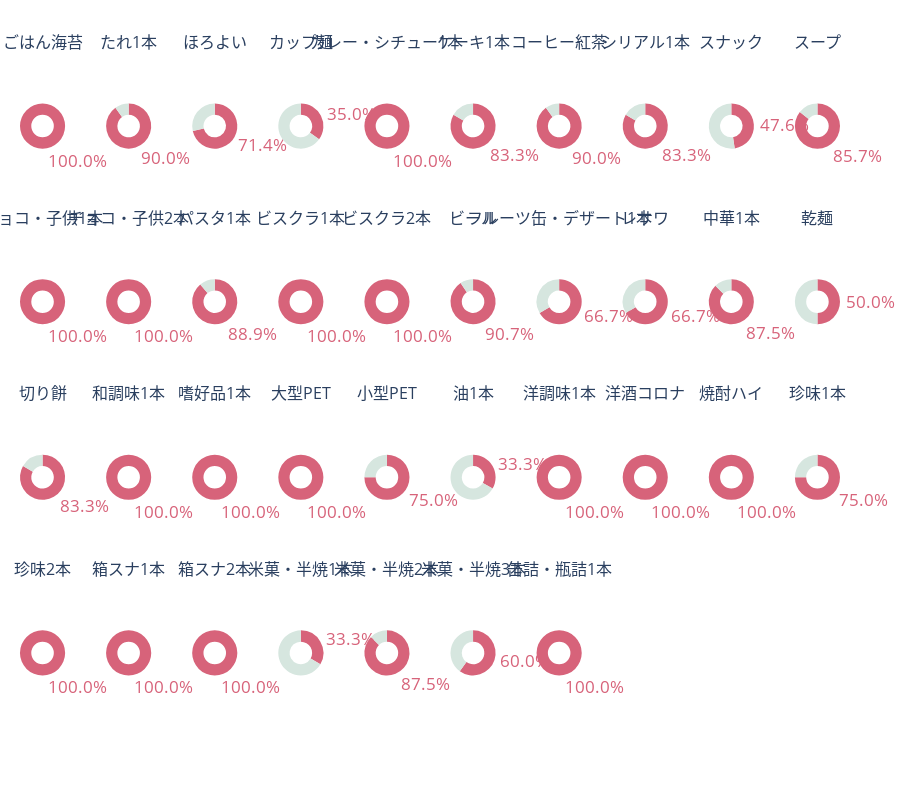

The code cell stored with this chart in its notebook:
### Code cell
# テーマごとの一致率
plan_sku = df_plan.pivot_table(index=['store_cd', 'theme'], values='jan', aggfunc=pd.Series.nunique).reset_index()
plan_and_real_sku = df_real.pivot_table(index=['theme'], values='plan_flg', aggfunc=sum).reset_index()
df_match_per_theme = pd.merge(plan_sku, plan_and_real_sku, on='theme', how='left')
df_match_per_theme = df_match_per_theme.rename(columns={'jan': 'plan_sku', 'plan_flg': 'plan_and_real_sku'})
df_match_per_theme['match_per_theme'] = df_match_per_theme['plan_and_real_sku'] / df_match_per_theme['plan_sku']
df_match_per_theme['unmatched_per_theme'] = 1 - df_match_per_theme['match_per_theme']
df = df_match_per_theme

num_cols = 10
num_rows = -(-len(df) // num_cols)  

fig = make_subplots(
    rows=num_rows, cols=num_cols, 
    specs=[[{'type': 'domain'} for _ in range(num_cols)] for _ in range(num_rows)],
    subplot_titles=[df.iloc[i,1] for i in range(len(df))],
    horizontal_spacing=0.05,  
    vertical_spacing=0.05,   
)

colors = ['#D7637A','#D6E6DF']

for i in df.index:
    labels = ['percentaile', 'whole']
    values = [df.iloc[i,4], df.iloc[i,5]]
    percent_text = f"{df.iloc[i, 4] * 100:.1f}%"
    
    fig.add_trace(
        go.Pie(
            labels=labels, 
            values=values, 
            hole=0.5, 
            marker=dict(colors=colors),
            textinfo='text', 
            text=[percent_text, ''],  
            textposition='outside', 
            hoverinfo='none',
            sort=False, 
            textfont=dict(
                size=17, 
                color='#D7637A'  
            )
        ),
        row=(i // num_cols) + 1,
        col=(i % num_cols) + 1
    )

fig.update_layout(
    height=200 * num_rows, 
    margin=dict(t=40, b=10, l=20, r=20), 
    showlegend=False
)

fig.show()

### Figure 1 — Plotly figure (JSON) as saved in the notebook; plotly's stock layout.template omitted (floating-point values rounded to 4 significant figures)
{"data": [{"domain": {"x": [0, 0.055], "y": [0.7875, 1]}, "hole": 0.5, "hoverinfo": "none", "labels": ["percentaile", "whole"], "marker": {"colors": ["#D7637A", "#D6E6DF"]}, "sort": false, "text": ["100.0%", ""], "textfont": {"color": "#D7637A", "size": 17}, "textinfo": "text", "textposition": "outside", "type": "pie", "values": [1, 0]}, {"domain": {"x": [0.105, 0.16], "y": [0.7875, 1]}, "hole": 0.5, "hoverinfo": "none", "labels": ["percentaile", "whole"], "marker": {"colors": ["#D7637A", "#D6E6DF"]}, "sort": false, "text": ["90.0%", ""], "textfont": {"color": "#D7637A", "size": 17}, "textinfo": "text", "textposition": "outside", "type": "pie", "values": [0.9, 0.1]}, {"domain": {"x": [0.21, 0.265], "y": [0.7875, 1]}, "hole": 0.5, "hoverinfo": "none", "labels": ["percentaile", "whole"], "marker": {"colors": ["#D7637A", "#D6E6DF"]}, "sort": false, "text": ["71.4%", ""], "textfont": {"color": "#D7637A", "size": 17}, "textinfo": "text", "textposition": "outside", "type": "pie", "values": [0.7143, 0.2857]}, {"domain": {"x": [0.315, 0.37], "y": [0.7875, 1]}, "hole": 0.5, "hoverinfo": "none", "labels": ["percentaile", "whole"], "marker": {"colors": ["#D7637A", "#D6E6DF"]}, "sort": false, "text": ["35.0%", ""], "textfont": {"color": "#D7637A", "size": 17}, "textinfo": "text", "textposition": "outside", "type": "pie", "values": [0.35, 0.65]}, {"domain": {"x": [0.42, 0.475], "y": [0.7875, 1]}, "hole": 0.5, "hoverinfo": "none", "labels": ["percentaile", "whole"], "marker": {"colors": ["#D7637A", "#D6E6DF"]}, "sort": false, "text": ["100.0%", ""], "textfont": {"color": "#D7637A", "size": 17}, "textinfo": "text", "textposition": "outside", "type": "pie", "values": [1, 0]}, {"domain": {"x": [0.525, 0.58], "y": [0.7875, 1]}, "hole": 0.5, "hoverinfo": "none", "labels": ["percentaile", "whole"], "marker": {"colors": ["#D7637A", "#D6E6DF"]}, "sort": false, "text": ["83.3%", ""], "textfont": {"color": "#D7637A", "size": 17}, "textinfo": "text", "textposition": "outside", "type": "pie", "values": [0.8333, 0.1667]}, {"domain": {"x": [0.63, 0.685], "y": [0.7875, 1]}, "hole": 0.5, "hoverinfo": "none", "labels": ["percentaile", "whole"], "marker": {"colors": ["#D7637A", "#D6E6DF"]}, "sort": false, "text": ["90.0%", ""], "textfont": {"color": "#D7637A", "size": 17}, "textinfo": "text", "textposition": "outside", "type": "pie", "values": [0.9, 0.1]}, {"domain": {"x": [0.735, 0.79], "y": [0.7875, 1]}, "hole": 0.5, "hoverinfo": "none", "labels": ["percentaile", "whole"], "marker": {"colors": ["#D7637A", "#D6E6DF"]}, "sort": false, "text": ["83.3%", ""], "textfont": {"color": "#D7637A", "size": 17}, "textinfo": "text", "textposition": "outside", "type": "pie", "values": [0.8333, 0.1667]}, {"domain": {"x": [0.84, 0.895], "y": [0.7875, 1]}, "hole": 0.5, "hoverinfo": "none", "labels": ["percentaile", "whole"], "marker": {"colors": ["#D7637A", "#D6E6DF"]}, "sort": false, "text": ["47.6%", ""], "textfont": {"color": "#D7637A", "size": 17}, "textinfo": "text", "textposition": "outside", "type": "pie", "values": [0.4762, 0.5238]}, {"domain": {"x": [0.945, 1], "y": [0.7875, 1]}, "hole": 0.5, "hoverinfo": "none", "labels": ["percentaile", "whole"], "marker": {"colors": ["#D7637A", "#D6E6DF"]}, "sort": false, "text": ["85.7%", ""], "textfont": {"color": "#D7637A", "size": 17}, "textinfo": "text", "textposition": "outside", "type": "pie", "values": [0.8571, 0.1429]}, {"domain": {"x": [0, 0.055], "y": [0.525, 0.7375]}, "hole": 0.5, "hoverinfo": "none", "labels": ["percentaile", "whole"], "marker": {"colors": ["#D7637A", "#D6E6DF"]}, "sort": false, "text": ["100.0%", ""], "textfont": {"color": "#D7637A", "size": 17}, "textinfo": "text", "textposition": "outside", "type": "pie", "values": [1, 0]}, {"domain": {"x": [0.105, 0.16], "y": [0.525, 0.7375]}, "hole": 0.5, "hoverinfo": "none", "labels": ["percentaile", "whole"], "marker": {"colors": ["#D7637A", "#D6E6DF"]}, "sort": false, "text": ["100.0%", ""], "textfont": {"color": "#D7637A", "size": 17}, "textinfo": "text", "textposition": "outside", "type": "pie", "values": [1, 0]}, {"domain": {"x": [0.21, 0.265], "y": [0.525, 0.7375]}, "hole": 0.5, "hoverinfo": "none", "labels": ["percentaile", "whole"], "marker": {"colors": ["#D7637A", "#D6E6DF"]}, "sort": false, "text": ["88.9%", ""], "textfont": {"color": "#D7637A", "size": 17}, "textinfo": "text", "textposition": "outside", "type": "pie", "values": [0.8889, 0.1111]}, {"domain": {"x": [0.315, 0.37], "y": [0.525, 0.7375]}, "hole": 0.5, "hoverinfo": "none", "labels": ["percentaile", "whole"], "marker": {"colors": ["#D7637A", "#D6E6DF"]}, "sort": false, "text": ["100.0%", ""], "textfont": {"color": "#D7637A", "size": 17}, "textinfo": "text", "textposition": "outside", "type": "pie", "values": [1, 0]}, {"domain": {"x": [0.42, 0.475], "y": [0.525, 0.7375]}, "hole": 0.5, "hoverinfo": "none", "labels": ["percentaile", "whole"], "marker": {"colors": ["#D7637A", "#D6E6DF"]}, "sort": false, "text": ["100.0%", ""], "textfont": {"color": "#D7637A", "size": 17}, "textinfo": "text", "textposition": "outside", "type": "pie", "values": [1, 0]}, {"domain": {"x": [0.525, 0.58], "y": [0.525, 0.7375]}, "hole": 0.5, "hoverinfo": "none", "labels": ["percentaile", "whole"], "marker": {"colors": ["#D7637A", "#D6E6DF"]}, "sort": false, "text": ["90.7%", ""], "textfont": {"color": "#D7637A", "size": 17}, "textinfo": "text", "textposition": "outside", "type": "pie", "values": [0.907, 0.09302]}, {"domain": {"x": [0.63, 0.685], "y": [0.525, 0.7375]}, "hole": 0.5, "hoverinfo": "none", "labels": ["percentaile", "whole"], "marker": {"colors": ["#D7637A", "#D6E6DF"]}, "sort": false, "text": ["66.7%", ""], "textfont": {"color": "#D7637A", "size": 17}, "textinfo": "text", "textposition": "outside", "type": "pie", "values": [0.6667, 0.3333]}, {"domain": {"x": [0.735, 0.79], "y": [0.525, 0.7375]}, "hole": 0.5, "hoverinfo": "none", "labels": ["percentaile", "whole"], "marker": {"colors": ["#D7637A", "#D6E6DF"]}, "sort": false, "text": ["66.7%", ""], "textfont": {"color": "#D7637A", "size": 17}, "textinfo": "text", "textposition": "outside", "type": "pie", "values": [0.6667, 0.3333]}, {"domain": {"x": [0.84, 0.895], "y": [0.525, 0.7375]}, "hole": 0.5, "hoverinfo": "none", "labels": ["percentaile", "whole"], "marker": {"colors": ["#D7637A", "#D6E6DF"]}, "sort": false, "text": ["87.5%", ""], "textfont": {"color": "#D7637A", "size": 17}, "textinfo": "text", "textposition": "outside", "type": "pie", "values": [0.875, 0.125]}, {"domain": {"x": [0.945, 1], "y": [0.525, 0.7375]}, "hole": 0.5, "hoverinfo": "none", "labels": ["percentaile", "whole"], "marker": {"colors": ["#D7637A", "#D6E6DF"]}, "sort": false, "text": ["50.0%", ""], "textfont": {"color": "#D7637A", "size": 17}, "textinfo": "text", "textposition": "outside", "type": "pie", "values": [0.5, 0.5]}, {"domain": {"x": [0, 0.055], "y": [0.2625, 0.475]}, "hole": 0.5, "hoverinfo": "none", "labels": ["percentaile", "whole"], "marker": {"colors": ["#D7637A", "#D6E6DF"]}, "sort": false, "text": ["83.3%", ""], "textfont": {"color": "#D7637A", "size": 17}, "textinfo": "text", "textposition": "outside", "type": "pie", "values": [0.8333, 0.1667]}, {"domain": {"x": [0.105, 0.16], "y": [0.2625, 0.475]}, "hole": 0.5, "hoverinfo": "none", "labels": ["percentaile", "whole"], "marker": {"colors": ["#D7637A", "#D6E6DF"]}, "sort": false, "text": ["100.0%", ""], "textfont": {"color": "#D7637A", "size": 17}, "textinfo": "text", "textposition": "outside", "type": "pie", "values": [1, 0]}, {"domain": {"x": [0.21, 0.265], "y": [0.2625, 0.475]}, "hole": 0.5, "hoverinfo": "none", "labels": ["percentaile", "whole"], "marker": {"colors": ["#D7637A", "#D6E6DF"]}, "sort": false, "text": ["100.0%", ""], "textfont": {"color": "#D7637A", "size": 17}, "textinfo": "text", "textposition": "outside", "type": "pie", "values": [1, 0]}, {"domain": {"x": [0.315, 0.37], "y": [0.2625, 0.475]}, "hole": 0.5, "hoverinfo": "none", "labels": ["percentaile", "whole"], "marker": {"colors": ["#D7637A", "#D6E6DF"]}, "sort": false, "text": ["100.0%", ""], "textfont": {"color": "#D7637A", "size": 17}, "textinfo": "text", "textposition": "outside", "type": "pie", "values": [1, 0]}, {"domain": {"x": [0.42, 0.475], "y": [0.2625, 0.475]}, "hole": 0.5, "hoverinfo": "none", "labels": ["percentaile", "whole"], "marker": {"colors": ["#D7637A", "#D6E6DF"]}, "sort": false, "text": ["75.0%", ""], "textfont": {"color": "#D7637A", "size": 17}, "textinfo": "text", "textposition": "outside", "type": "pie", "values": [0.75, 0.25]}, {"domain": {"x": [0.525, 0.58], "y": [0.2625, 0.475]}, "hole": 0.5, "hoverinfo": "none", "labels": ["percentaile", "whole"], "marker": {"colors": ["#D7637A", "#D6E6DF"]}, "sort": false, "text": ["33.3%", ""], "textfont": {"color": "#D7637A", "size": 17}, "textinfo": "text", "textposition": "outside", "type": "pie", "values": [0.3333, 0.6667]}, {"domain": {"x": [0.63, 0.685], "y": [0.2625, 0.475]}, "hole": 0.5, "hoverinfo": "none", "labels": ["percentaile", "whole"], "marker": {"colors": ["#D7637A", "#D6E6DF"]}, "sort": false, "text": ["100.0%", ""], "textfont": {"color": "#D7637A", "size": 17}, "textinfo": "text", "textposition": "outside", "type": "pie", "values": [1, 0]}, {"domain": {"x": [0.735, 0.79], "y": [0.2625, 0.475]}, "hole": 0.5, "hoverinfo": "none", "labels": ["percentaile", "whole"], "marker": {"colors": ["#D7637A", "#D6E6DF"]}, "sort": false, "text": ["100.0%", ""], "textfont": {"color": "#D7637A", "size": 17}, "textinfo": "text", "textposition": "outside", "type": "pie", "values": [1, 0]}, {"domain": {"x": [0.84, 0.895], "y": [0.2625, 0.475]}, "hole": 0.5, "hoverinfo": "none", "labels": ["percentaile", "whole"], "marker": {"colors": ["#D7637A", "#D6E6DF"]}, "sort": false, "text": ["100.0%", ""], "textfont": {"color": "#D7637A", "size": 17}, "textinfo": "text", "textposition": "outside", "type": "pie", "values": [1, 0]}, {"domain": {"x": [0.945, 1], "y": [0.2625, 0.475]}, "hole": 0.5, "hoverinfo": "none", "labels": ["percentaile", "whole"], "marker": {"colors": ["#D7637A", "#D6E6DF"]}, "sort": false, "text": ["75.0%", ""], "textfont": {"color": "#D7637A", "size": 17}, "textinfo": "text", "textposition": "outside", "type": "pie", "values": [0.75, 0.25]}, {"domain": {"x": [0, 0.055], "y": [0, 0.2125]}, "hole": 0.5, "hoverinfo": "none", "labels": ["percentaile", "whole"], "marker": {"colors": ["#D7637A", "#D6E6DF"]}, "sort": false, "text": ["100.0%", ""], "textfont": {"color": "#D7637A", "size": 17}, "textinfo": "text", "textposition": "outside", "type": "pie", "values": [1, 0]}, {"domain": {"x": [0.105, 0.16], "y": [0, 0.2125]}, "hole": 0.5, "hoverinfo": "none", "labels": ["percentaile", "whole"], "marker": {"colors": ["#D7637A", "#D6E6DF"]}, "sort": false, "text": ["100.0%", ""], "textfont": {"color": "#D7637A", "size": 17}, "textinfo": "text", "textposition": "outside", "type": "pie", "values": [1, 0]}, {"domain": {"x": [0.21, 0.265], "y": [0, 0.2125]}, "hole": 0.5, "hoverinfo": "none", "labels": ["percentaile", "whole"], "marker": {"colors": ["#D7637A", "#D6E6DF"]}, "sort": false, "text": ["100.0%", ""], "textfont": {"color": "#D7637A", "size": 17}, "textinfo": "text", "textposition": "outside", "type": "pie", "values": [1, 0]}, {"domain": {"x": [0.315, 0.37], "y": [0, 0.2125]}, "hole": 0.5, "hoverinfo": "none", "labels": ["percentaile", "whole"], "marker": {"colors": ["#D7637A", "#D6E6DF"]}, "sort": false, "text": ["33.3%", ""], "textfont": {"color": "#D7637A", "size": 17}, "textinfo": "text", "textposition": "outside", "type": "pie", "values": [0.3333, 0.6667]}, {"domain": {"x": [0.42, 0.475], "y": [0, 0.2125]}, "hole": 0.5, "hoverinfo": "none", "labels": ["percentaile", "whole"], "marker": {"colors": ["#D7637A", "#D6E6DF"]}, "sort": false, "text": ["87.5%", ""], "textfont": {"color": "#D7637A", "size": 17}, "textinfo": "text", "textposition": "outside", "type": "pie", "values": [0.875, 0.125]}, {"domain": {"x": [0.525, 0.58], "y": [0, 0.2125]}, "hole": 0.5, "hoverinfo": "none", "labels": ["percentaile", "whole"], "marker": {"colors": ["#D7637A", "#D6E6DF"]}, "sort": false, "text": ["60.0%", ""], "textfont": {"color": "#D7637A", "size": 17}, "textinfo": "text", "textposition": "outside", "type": "pie", "values": [0.6, 0.4]}, {"domain": {"x": [0.63, 0.685], "y": [0, 0.2125]}, "hole": 0.5, "hoverinfo": "none", "labels": ["percentaile", "whole"], "marker": {"colors": ["#D7637A", "#D6E6DF"]}, "sort": false, "text": ["100.0%", ""], "textfont": {"color": "#D7637A", "size": 17}, "textinfo": "text", "textposition": "outside", "type": "pie", "values": [1, 0]}], "layout": {"annotations": [{"font": {"size": 16}, "showarrow": false, "text": "ごはん海苔", "x": 0.0275, "xanchor": "center", "xref": "paper", "y": 1, "yanchor": "bottom", "yref": "paper"}, {"font": {"size": 16}, "showarrow": false, "text": "たれ1本", "x": 0.1325, "xanchor": "center", "xref": "paper", "y": 1, "yanchor": "bottom", "yref": "paper"}, {"font": {"size": 16}, "showarrow": false, "text": "ほろよい", "x": 0.2375, "xanchor": "center", "xref": "paper", "y": 1, "yanchor": "bottom", "yref": "paper"}, {"font": {"size": 16}, "showarrow": false, "text": "カップ麺", "x": 0.3425, "xanchor": "center", "xref": "paper", "y": 1, "yanchor": "bottom", "yref": "paper"}, {"font": {"size": 16}, "showarrow": false, "text": "カレー・シチュー1本", "x": 0.4475, "xanchor": "center", "xref": "paper", "y": 1, "yanchor": "bottom", "yref": "paper"}, {"font": {"size": 16}, "showarrow": false, "text": "ケーキ1本", "x": 0.5525, "xanchor": "center", "xref": "paper", "y": 1, "yanchor": "bottom", "yref": "paper"}, {"font": {"size": 16}, "showarrow": false, "text": "コーヒー紅茶", "x": 0.6575, "xanchor": "center", "xref": "paper", "y": 1, "yanchor": "bottom", "yref": "paper"}, {"font": {"size": 16}, "showarrow": false, "text": "シリアル1本", "x": 0.7625, "xanchor": "center", "xref": "paper", "y": 1, "yanchor": "bottom", "yref": "paper"}, {"font": {"size": 16}, "showarrow": false, "text": "スナック", "x": 0.8675, "xanchor": "center", "xref": "paper", "y": 1, "yanchor": "bottom", "yref": "paper"}, {"font": {"size": 16}, "showarrow": false, "text": "スープ", "x": 0.9725, "xanchor": "center", "xref": "paper", "y": 1, "yanchor": "bottom", "yref": "paper"}, {"font": {"size": 16}, "showarrow": false, "text": "チョコ・子供1本", "x": 0.0275, "xanchor": "center", "xref": "paper", "y": 0.7375, "yanchor": "bottom", "yref": "paper"}, {"font": {"size": 16}, "showarrow": false, "text": "チョコ・子供2本", "x": 0.1325, "xanchor": "center", "xref": "paper", "y": 0.7375, "yanchor": "bottom", "yref": "paper"}, {"font": {"size": 16}, "showarrow": false, "text": "パスタ1本", "x": 0.2375, "xanchor": "center", "xref": "paper", "y": 0.7375, "yanchor": "bottom", "yref": "paper"}, {"font": {"size": 16}, "showarrow": false, "text": "ビスクラ1本", "x": 0.3425, "xanchor": "center", "xref": "paper", "y": 0.7375, "yanchor": "bottom", "yref": "paper"}, {"font": {"size": 16}, "showarrow": false, "text": "ビスクラ2本", "x": 0.4475, "xanchor": "center", "xref": "paper", "y": 0.7375, "yanchor": "bottom", "yref": "paper"}, {"font": {"size": 16}, "showarrow": false, "text": "ビール", "x": 0.5525, "xanchor": "center", "xref": "paper", "y": 0.7375, "yanchor": "bottom", "yref": "paper"}, {"font": {"size": 16}, "showarrow": false, "text": "フルーツ缶・デザート1本", "x": 0.6575, "xanchor": "center", "xref": "paper", "y": 0.7375, "yanchor": "bottom", "yref": "paper"}, {"font": {"size": 16}, "showarrow": false, "text": "レサワ", "x": 0.7625, "xanchor": "center", "xref": "paper", "y": 0.7375, "yanchor": "bottom", "yref": "paper"}, {"font": {"size": 16}, "showarrow": false, "text": "中華1本", "x": 0.8675, "xanchor": "center", "xref": "paper", "y": 0.7375, "yanchor": "bottom", "yref": "paper"}, {"font": {"size": 16}, "showarrow": false, "text": "乾麺", "x": 0.9725, "xanchor": "center", "xref": "paper", "y": 0.7375, "yanchor": "bottom", "yref": "paper"}, {"font": {"size": 16}, "showarrow": false, "text": "切り餅", "x": 0.0275, "xanchor": "center", "xref": "paper", "y": 0.475, "yanchor": "bottom", "yref": "paper"}, {"font": {"size": 16}, "showarrow": false, "text": "和調味1本", "x": 0.1325, "xanchor": "center", "xref": "paper", "y": 0.475, "yanchor": "bottom", "yref": "paper"}, {"font": {"size": 16}, "showarrow": false, "text": "嗜好品1本", "x": 0.2375, "xanchor": "center", "xref": "paper", "y": 0.475, "yanchor": "bottom", "yref": "paper"}, {"font": {"size": 16}, "showarrow": false, "text": "大型PET", "x": 0.3425, "xanchor": "center", "xref": "paper", "y": 0.475, "yanchor": "bottom", "yref": "paper"}, {"font": {"size": 16}, "showarrow": false, "text": "小型PET", "x": 0.4475, "xanchor": "center", "xref": "paper", "y": 0.475, "yanchor": "bottom", "yref": "paper"}, {"font": {"size": 16}, "showarrow": false, "text": "油1本", "x": 0.5525, "xanchor": "center", "xref": "paper", "y": 0.475, "yanchor": "bottom", "yref": "paper"}, {"font": {"size": 16}, "showarrow": false, "text": "洋調味1本", "x": 0.6575, "xanchor": "center", "xref": "paper", "y": 0.475, "yanchor": "bottom", "yref": "paper"}, {"font": {"size": 16}, "showarrow": false, "text": "洋酒コロナ", "x": 0.7625, "xanchor": "center", "xref": "paper", "y": 0.475, "yanchor": "bottom", "yref": "paper"}, {"font": {"size": 16}, "showarrow": false, "text": "焼酎ハイ", "x": 0.8675, "xanchor": "center", "xref": "paper", "y": 0.475, "yanchor": "bottom", "yref": "paper"}, {"font": {"size": 16}, "showarrow": false, "text": "珍味1本", "x": 0.9725, "xanchor": "center", "xref": "paper", "y": 0.475, "yanchor": "bottom", "yref": "paper"}, {"font": {"size": 16}, "showarrow": false, "text": "珍味2本", "x": 0.0275, "xanchor": "center", "xref": "paper", "y": 0.2125, "yanchor": "bottom", "yref": "paper"}, {"font": {"size": 16}, "showarrow": false, "text": "箱スナ1本", "x": 0.1325, "xanchor": "center", "xref": "paper", "y": 0.2125, "yanchor": "bottom", "yref": "paper"}, {"font": {"size": 16}, "showarrow": false, "text": "箱スナ2本", "x": 0.2375, "xanchor": "center", "xref": "paper", "y": 0.2125, "yanchor": "bottom", "yref": "paper"}, {"font": {"size": 16}, "showarrow": false, "text": "米菓・半焼1本", "x": 0.3425, "xanchor": "center", "xref": "paper", "y": 0.2125, "yanchor": "bottom", "yref": "paper"}, {"font": {"size": 16}, "showarrow": false, "text": "米菓・半焼2本", "x": 0.4475, "xanchor": "center", "xref": "paper", "y": 0.2125, "yanchor": "bottom", "yref": "paper"}, {"font": {"size": 16}, "showarrow": false, "text": "米菓・半焼3本", "x": 0.5525, "xanchor": "center", "xref": "paper", "y": 0.2125, "yanchor": "bottom", "yref": "paper"}, {"font": {"size": 16}, "showarrow": false, "text": "缶詰・瓶詰1本", "x": 0.6575, "xanchor": "center", "xref": "paper", "y": 0.2125, "yanchor": "bottom", "yref": "paper"}], "height": 800, "margin": {"b": 10, "l": 20, "r": 20, "t": 40}, "showlegend": false}}
